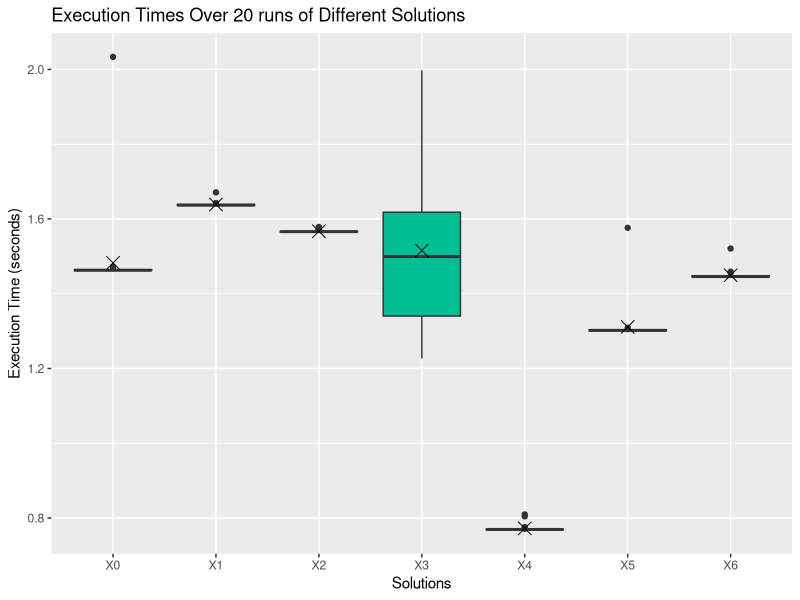

Source code (R):
#!/usr/bin/Rscript

library(ggplot2)
library(reshape2)

#
# Loading Files:
#
#brute_force <- read.table("brute-force/benchmark_0.txt", header=TRUE)
#

all <- read.table("sat_lib_harder_benchmark/all.txt", header=TRUE)

#
# Generate all files.
#
#graph_all_24 <- qplot(log_all_24$tuning_time,log_all_24$run_time,data=log_all_24,
#                   ylab="Execution Time (seconds)",
#                   xlab="Tuning Time (seconds)",
#                   main="Tuning Time (Only Best Solvers) vs. Execution Time over 24h (Measured by OpenTuner)")
#
#ggsave(file="log_all_24.png",width=7,height=4,scale=2)


#Add a diamond at the mean, and make it larger
#brute_graph <- ggplot(brute_force, aes(x="Execution Time (seconds)",y=BruteForceSearch)) +
#    geom_boxplot() +
#    stat_summary(fun.y=mean, geom="point", shape=4, size=4)

all_graph <- ggplot(data=melt(all), aes(x=variable,y=value)) +
    geom_boxplot(aes(fill=variable)) +
    guides(fill=FALSE) +
    stat_summary(fun.y=mean, geom="point", shape=4, size=4) +
    xlab("Solutions") +
    ylab("Execution Time (seconds)") +
    ggtitle("Execution Times Over 20 runs of Different Solutions")

# Uncomment for visualization in R interpreter.
#
#print(brute_graph)
#readline("plot done\n")
#
print(all_graph)
readline("plot done\n")
#
#
